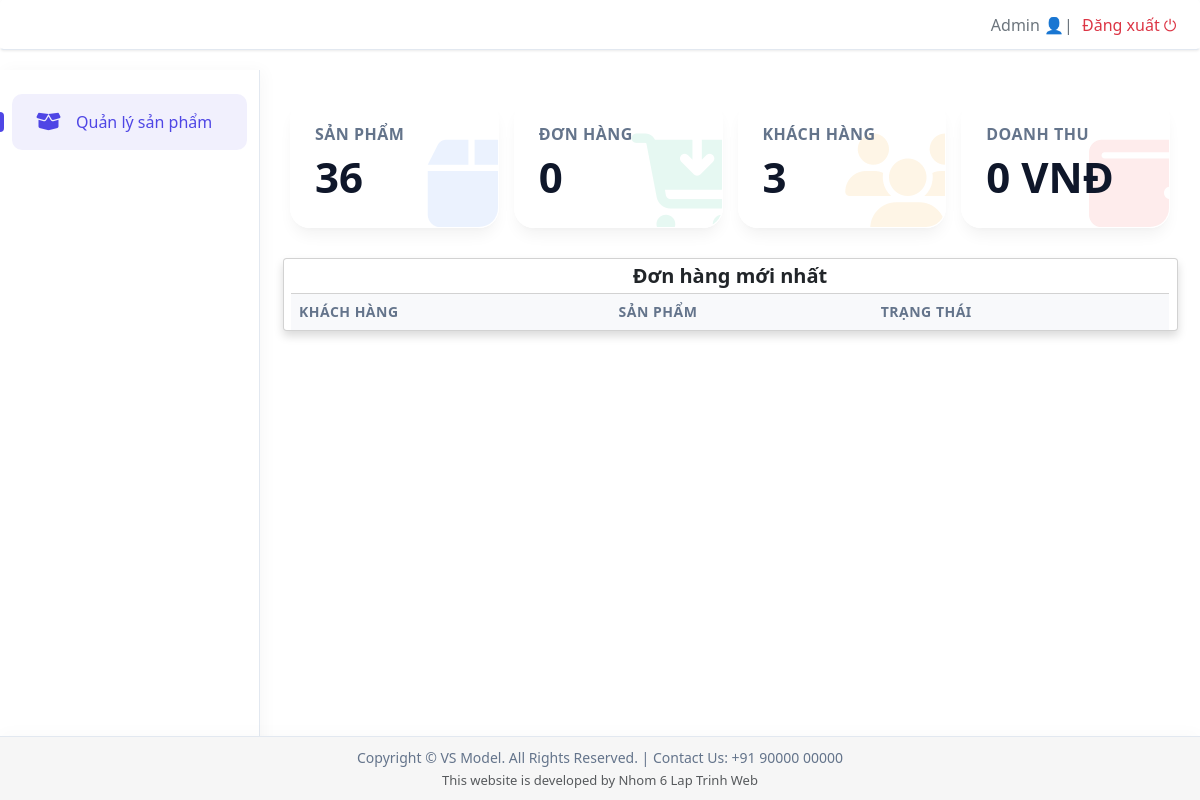
/admin_dashboard.php (signed in), run on an earlier commit of the app's database.
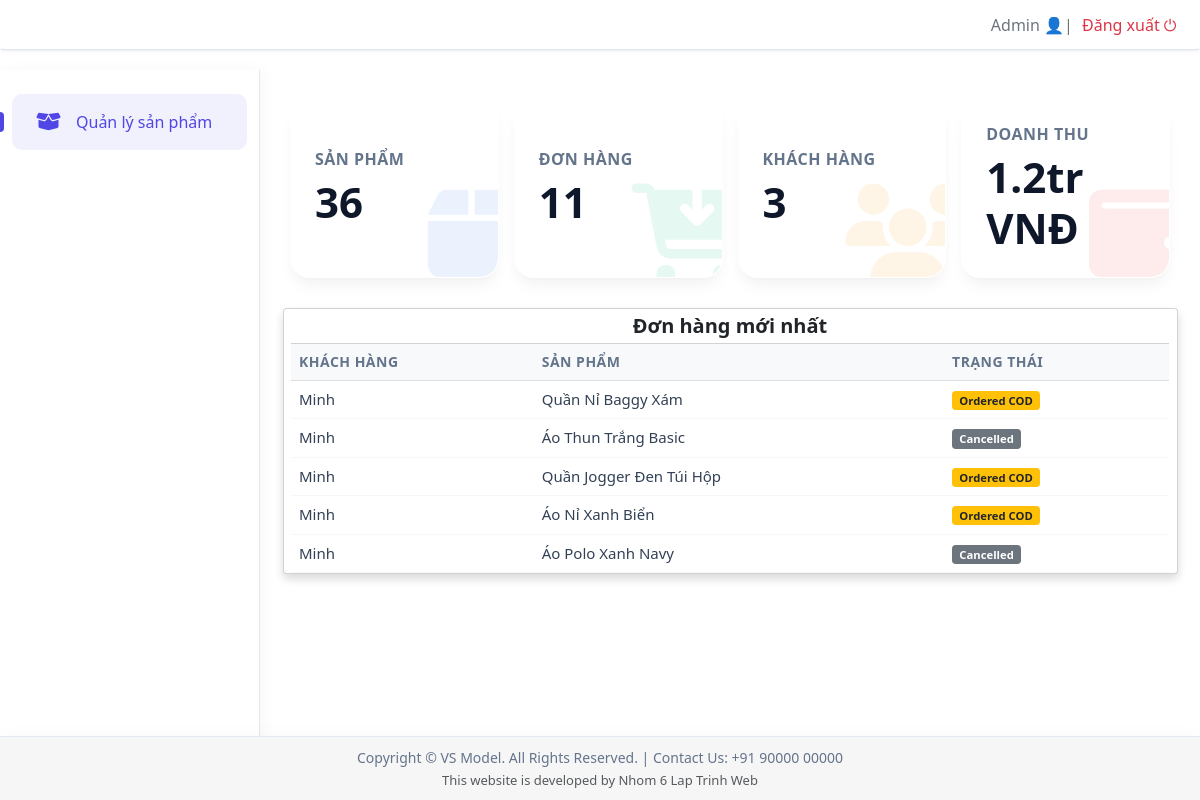
And on a later commit of the database.
### tables this page shows
CREATE TABLE `orders` (
  `id` int(11) NOT NULL,
  `user_id` int(11) NOT NULL,
  `total_amount` int(11) NOT NULL,
  `payment_method` varchar(50) NOT NULL,
  `status` varchar(50) DEFAULT 'Pending',
  `created_at` timestamp NOT NULL DEFAULT current_timestamp()
);

CREATE TABLE `users` (
  `id` int(11) NOT NULL,
  `name` varchar(255) NOT NULL,
  `email` varchar(255) NOT NULL,
  `password` varchar(255) NOT NULL,
  `contact` varchar(255) NOT NULL,
  `city` varchar(255) NOT NULL,
  `address` varchar(255) NOT NULL,
  `role` tinyint(1) NOT NULL DEFAULT 0 COMMENT '0: User, 1: Admin'
);

### admin_dashboard.php (the view, shortened to what this page needs)
<?php
require 'connection.php';
$query_products = "SELECT COUNT(id) AS total FROM items";
$result_products = mysqli_query($con, $query_products);
$total_products = mysqli_fetch_assoc($result_products)['total'] ?? 0;
$query_customers = "SELECT COUNT(id) AS total FROM users WHERE role = 0";
$result_customers = mysqli_query($con, $query_customers);
$total_customers = mysqli_fetch_assoc($result_customers)['total'] ?? 0;
$query_orders = "SELECT COUNT(id) AS total FROM orders";
$result_orders = mysqli_query($con, $query_orders);
$total_orders = mysqli_fetch_assoc($result_orders)['total'] ?? 0;
$query_revenue = "SELECT SUM(total_amount) AS total FROM orders WHERE status != 'Cancelled'";
$result_revenue = mysqli_query($con, $query_revenue);
$total_revenue = mysqli_fetch_assoc($result_revenue)['total'] ?? 0;
$formatted_revenue = number_format($total_revenue);
if ($total_revenue >= 1000000) {
    $formatted_revenue = round($total_revenue / 1000000, 1) . 'tr';
}
$query_recent_orders = "SELECT
                            o.id,
                            u.name as customer_name,
                            GROUP_CONCAT(it.name SEPARATOR ', ') as item_name,
                            o.status
                        FROM orders o
                        INNER JOIN users u ON o.user_id = u.id
                        INNER JOIN order_details od ON o.id = od.order_id
                        INNER JOIN items it ON od.product_id = it.id
                        GROUP BY o.id
                        ORDER BY o.id DESC LIMIT 5";
$recent_orders_result = mysqli_query($con, $query_recent_orders);
?>
<!DOCTYPE html>
<html lang="vi">
<head>
    <link rel="stylesheet" href="bootstrap/css/bootstrap.min.css" type="text/css">
    <link rel="stylesheet" href="css/style-admin.css" />
    <link href="https://cdn.jsdelivr.net/npm/bootstrap@5.3.2/dist/css/bootstrap.min.css" rel="stylesheet">
    <link rel="stylesheet" href="https://cdnjs.cloudflare.com/ajax/libs/font-awesome/6.4.2/css/all.min.css">
</head>
<body>
    <nav class="navbar navbar-expand-lg fixed-top shadow-sm px-4">
        <div class="container-fluid">
            <a class="navbar-brand fw-bold fs-4 ms-2 d-none d-lg-block" href="#"
                style="background: linear-gradient(45deg, #3b82f6, #8b5cf6); -webkit-background-clip: text; -webkit-text-fill-color: transparent;">
            </a>
            <div class="d-flex align-items-center ms-auto">
                <div class="nav-right">
                    <span class="text-secondary fw-medium me-2">Admin 👤|</span>
                    <a href="login.php" class="text-danger text-decoration-none fw-medium">Đăng xuất ⏻</a>
                </div>
            </div>
        </div>
    </nav>
    <div class="sidebar" id="sidebar">
        <a href="admin_products.php" class="active"><i class="fa-solid fa-box-open"></i> Quản lý sản phẩm</a>
    </div>
    <div class="main">
        <div class="row g-4 mb-4">
            <div class="col-xs-12 col-sm-6 col-md-3">
                <div class="card-box bg-blue">
                    <div class="icon-wrapper"><i class="fa-solid fa-box"></i></div>
                    <div class="card-info">
                        <h4>Sản phẩm</h4>
                        <h2><?= $total_products ?></h2>
                    </div>
                </div>
            </div>
            <div class="col-xs-12 col-sm-6 col-md-3">
                <div class="card-box bg-green">
                    <div class="icon-wrapper"><i class="fa-solid fa-cart-arrow-down"></i></div>
                    <div class="card-info">
                        <h4>Đơn hàng</h4>
                        <h2><?= $total_orders ?></h2>
                    </div>
                </div>
            </div>
            <div class="col-xs-12 col-sm-6 col-md-3">
                <div class="card-box bg-orange">
                    <div class="icon-wrapper"><i class="fa-solid fa-users"></i></div>
                    <div class="card-info">
                        <h4>Khách hàng</h4>
                        <h2><?= $total_customers ?></h2>
                    </div>
                </div>
            </div>
            <div class="col-xs-12 col-sm-6 col-md-3">
                <div class="card-box bg-red">
                    <div class="icon-wrapper"><i class="fa-solid fa-wallet"></i></div>
                    <div class="card-info">
                        <h4>Doanh thu</h4>
                        <h2><?= $formatted_revenue ?> VNĐ</h2>
                    </div>
                </div>
            </div>
        </div>
        <div class="row" style="margin-top: 30px;">
            <div class="card shadow">
    <div class="card-header bg-white">
        <h3 class="mb-0 text-center" style="font-weight: bold; font-size: 20px;">Đơn hàng mới nhất</h3>
    </div>
    <div class="card-body p-0">
        <table class="table table-hover mb-0">
            <thead class="bg-light">
                <tr>
                    <th>Khách hàng</th>
                    <th>Sản phẩm</th>
                    <th>Trạng thái</th>
                </tr>
            </thead>
            <tbody>
                <?php while($order = mysqli_fetch_assoc($recent_orders_result)) { ?>
                <tr>
                    <td><?= htmlspecialchars($order['customer_name']) ?></td>
                    <td><?= htmlspecialchars($order['item_name']) ?></td>
                    <td><span class="badge <?= ($order['status'] == 'Ordered COD' || $order['status'] == 'Ordered MoMo') ? 'bg-warning text-dark' : 'bg-secondary' ?>"><?= $order['status'] ?></span></td>
                </tr>
                <?php } ?>
            </tbody>
        </table>
    </div>
</div>
    </div>
    <footer>
        <div class="px-4 text-center w-100">
            <p class="m-0">
                Copyright © VS Model. All Rights Reserved. |
                Contact Us: +91 90000 00000
            </p>
            <p class="m-0 mt-1 text-muted" style="font-size: 13px;">
                This website is developed by Nhom 6 Lap Trinh Web
            </p>
        </div>
    </footer>
</body>
</html>

### css/style-admin.css (style rules this page uses)
:root { --primary: #4f46e5; --primary-hover: #4338ca; --secondary: #64748b; --background: #f8fafc; --card-bg: rgba(255, 255, 255, 0.7); --border-color: rgba(255, 255, 255, 0.5); --shadow-sm: 0 4px 6px -1px rgba(0, 0, 0, 0.05), 0 2px 4px -1px rgba(0, 0, 0, 0.03); --shadow-md: 0 10px 15px -3px rgba(0, 0, 0, 0.05), 0 4px 6px -2px rgba(0, 0, 0, 0.025); --shadow-lg: 0 20px 25px -5px rgba(0, 0, 0, 0.05), 0 10px 10px -5px rgba(0, 0, 0, 0.02); --shadow-color: rgba(0, 0, 0, 0.05); }
body { font-family: "Outfit", sans-serif; padding-top: 70px; padding-bottom: 80px; background: #f1f5f9; color: #1e293b; min-height: 100vh; overflow-x: hidden; position: relative; }
.navbar { background: #ffffff !important; border-bottom: 1px solid #e2e8f0; box-shadow: 0 4px 15px rgba(0, 0, 0, 0.03); transition: all 0.3s; height: 50px; font-size: 16px; }
.sidebar { height: calc(100vh - 70px); background: #ffffff; position: fixed; width: 260px; top: 70px; left: 0; padding: 20px 0; transition: 0.4s cubic-bezier(0.4, 0, 0.2, 1); z-index: 1030; border-right: 1px solid #e2e8f0; box-shadow: 4px 0 15px rgba(0, 0, 0, 0.03); }
.sidebar a { color: var(--secondary); display: flex; align-items: center; padding: 16px 24px; text-decoration: none !important; font-size: 16px; font-weight: 500; transition: all 0.3s ease; position: relative; margin: 4px 12px; border-radius: 10px; }
.sidebar a i { width: 30px; font-size: 20px; margin-right: 10px; transition: all 0.3s ease; }
.sidebar a:hover, .sidebar a.active { color: var(--primary); background: rgba(79, 70, 229, 0.08); }
.sidebar a.active::before { content: ""; position: absolute; left: -12px; top: 50%; transform: translateY(-50%); width: 4px; height: 20px; background: var(--primary); border-radius: 0 4px 4px 0; }
.main { margin-left: 260px; padding: 30px; transition: all 0.4s ease; }
.card-box { padding: 24px; border-radius: 20px; transition: all 0.4s cubic-bezier(0.34, 1.56, 0.64, 1); position: relative; overflow: hidden; background: var(--card-bg); backdrop-filter: blur(15px); border: 1px solid var(--border-color); box-shadow: var(--shadow-md); display: flex; align-items: center; height: 100%; }
.card-info { z-index: 2; width: 100%; }
.card-box h4 { font-size: 16px; font-weight: 600; color: var(--secondary); margin-bottom: 8px; text-transform: uppercase; letter-spacing: 0.5px; }
.card-box h2 { font-weight: 800; font-size: 42px; margin: 0; color: #0f172a; }
.icon-wrapper { position: absolute; right: 0; bottom: 0; opacity: 0.1; font-size: 100px; transform: translate(20%, 20%); transition: all 0.4s ease; z-index: 1; }
.bg-blue { --hover-shadow: rgba(59, 130, 246, 0.2); }
.bg-blue .icon-wrapper { color: #3b82f6; }
.bg-green { --hover-shadow: rgba(16, 185, 129, 0.2); }
.bg-green .icon-wrapper { color: #10b981; }
.bg-orange { --hover-shadow: rgba(245, 158, 11, 0.2); }
.bg-orange .icon-wrapper { color: #f59e0b; }
.bg-red { --hover-shadow: rgba(239, 68, 68, 0.2); }
.bg-red .icon-wrapper { color: #ef4444; }
.badge { font-weight: 500; padding: 6px 10px; }
.table > :not(caption) > * > * { background-color: transparent !important; border-bottom: 1px solid rgba(0, 0, 0, 0.03); box-shadow: none !important; }
.table thead th { color: #64748b; font-size: 14px; text-transform: uppercase; letter-spacing: 0.5px; padding: 16px; background: rgba(248, 250, 252, 0.6) !important; border-bottom: none !important; }
.table tbody td { padding: 16px; color: #334155; font-size: 15px; vertical-align: middle; }
.table-hover tbody tr { transition: all 0.2s ease; }
.row > div:nth-child(1) { animation: fadeUp 0.5s ease forwards; opacity: 0; }
.row > div:nth-child(2) { animation: fadeUp 0.6s ease forwards; opacity: 0; }
.row > div:nth-child(3) { animation: fadeUp 0.7s ease forwards; opacity: 0; }
.row > div:nth-child(4) { animation: fadeUp 0.8s ease forwards; opacity: 0; }
footer { position: fixed; bottom: 0; left: 0; width: 100%; min-height: 50px; padding: 10px 0; background: #f6f6f6; color: var(--secondary); z-index: 1030; font-size: 14px; border-top: 1px solid #e2e8f0; box-shadow: 0 -4px 15px rgba(0, 0, 0, 0.02); display: flex; align-items: center; }
footer > div { width: 100%; }

What changed in the data, as far as the page shows it:
added orders: user.name "Minh", item_name "Quần Nỉ Baggy Xám", status "Ordered COD"
added orders: user.name "Minh", item_name "Áo Thun Trắng Basic", status "Cancelled"
added orders: user.name "Minh", item_name "Quần Jogger Đen Túi Hộp", status "Ordered COD"
added orders: user.name "Minh", item_name "Áo Nỉ Xanh Biển", status "Ordered COD"
added orders: user.name "Minh", item_name "Áo Polo Xanh Navy", status "Cancelled"
Also different on the page:
$total_orders: "0" → "11"
$formatted_revenue: "0" → "1.2tr"
